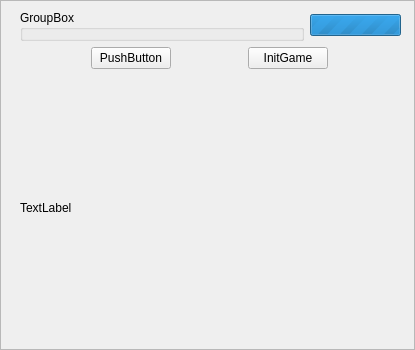
<?xml version="1.0" encoding="UTF-8"?>
<ui version="4.0">
 <class>FramePlayAgainstComputer</class>
 <widget class="QFrame" name="FramePlayAgainstComputer">
  <property name="geometry">
   <rect>
    <x>0</x>
    <y>0</y>
    <width>415</width>
    <height>350</height>
   </rect>
  </property>
  <property name="windowTitle">
   <string>Frame</string>
  </property>
  <property name="frameShape">
   <enum>QFrame::StyledPanel</enum>
  </property>
  <property name="frameShadow">
   <enum>QFrame::Raised</enum>
  </property>
  <widget class="QWidget" name="verticalLayoutWidget">
   <property name="geometry">
    <rect>
     <x>20</x>
     <y>10</y>
     <width>381</width>
     <height>331</height>
    </rect>
   </property>
   <layout class="QVBoxLayout" name="MainverticalLayout">
    <item>
     <layout class="QHBoxLayout" name="HLayoutForParameters">
      <item>
       <layout class="QHBoxLayout" name="horizontalLayout">
        <item>
         <widget class="QGroupBox" name="groupBoxChoixPlayer">
          <property name="title">
           <string>GroupBox</string>
          </property>
          <widget class="QWidget" name="horizontalLayoutWidget_4">
           <property name="geometry">
            <rect>
             <x>10</x>
             <y>10</y>
             <width>226</width>
             <height>80</height>
            </rect>
           </property>
           <layout class="QHBoxLayout" name="HLayoutRadios">
            <item>
             <widget class="QRadioButton" name="radioButtonWhite">
              <property name="text">
               <string>RadioButton</string>
              </property>
             </widget>
            </item>
            <item>
             <widget class="QRadioButton" name="radioButtonBlack">
              <property name="text">
               <string>RadioButton</string>
              </property>
             </widget>
            </item>
           </layout>
          </widget>
         </widget>
        </item>
        <item>
         <widget class="QProgressBar" name="progressBar">
          <property name="sizePolicy">
           <sizepolicy hsizetype="Fixed" vsizetype="Fixed">
            <horstretch>0</horstretch>
            <verstretch>0</verstretch>
           </sizepolicy>
          </property>
          <property name="maximum">
           <number>0</number>
          </property>
          <property name="value">
           <number>-1</number>
          </property>
         </widget>
        </item>
       </layout>
      </item>
     </layout>
    </item>
    <item>
     <layout class="QHBoxLayout" name="horizontalLayoutButtons">
      <item>
       <widget class="QPushButton" name="Button_StopAlgo">
        <property name="sizePolicy">
         <sizepolicy hsizetype="Fixed" vsizetype="Fixed">
          <horstretch>0</horstretch>
          <verstretch>0</verstretch>
         </sizepolicy>
        </property>
        <property name="text">
         <string>PushButton</string>
        </property>
       </widget>
      </item>
      <item>
       <widget class="QPushButton" name="Button_Init">
        <property name="sizePolicy">
         <sizepolicy hsizetype="Fixed" vsizetype="Fixed">
          <horstretch>0</horstretch>
          <verstretch>0</verstretch>
         </sizepolicy>
        </property>
        <property name="text">
         <string>InitGame</string>
        </property>
       </widget>
      </item>
     </layout>
    </item>
    <item>
     <widget class="QLabel" name="label">
      <property name="text">
       <string>TextLabel</string>
      </property>
     </widget>
    </item>
    <item>
     <layout class="QHBoxLayout" name="HLayoutForChessBoard"/>
    </item>
   </layout>
  </widget>
 </widget>
 <resources/>
 <connections/>
</ui>
